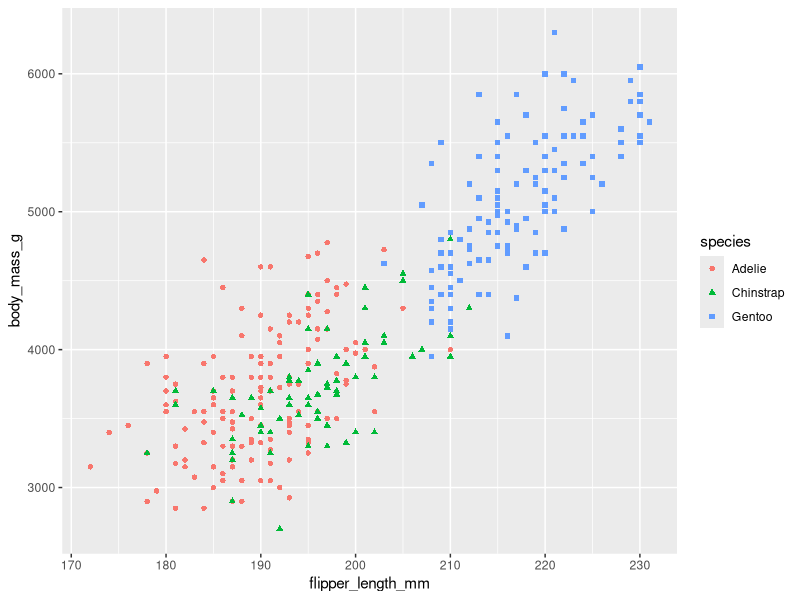
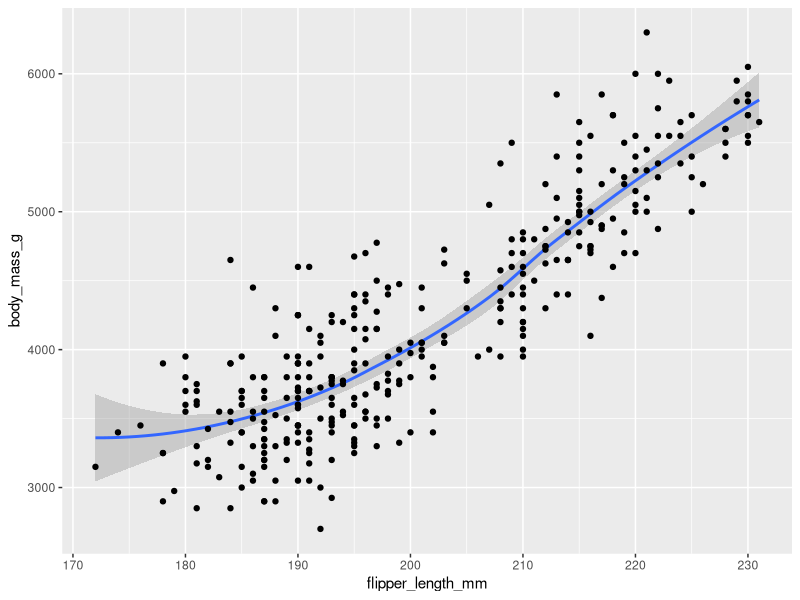
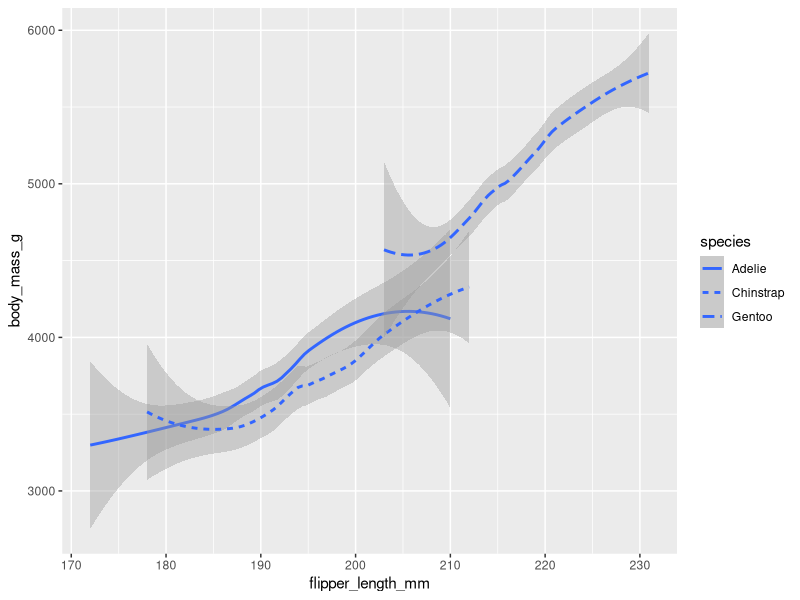
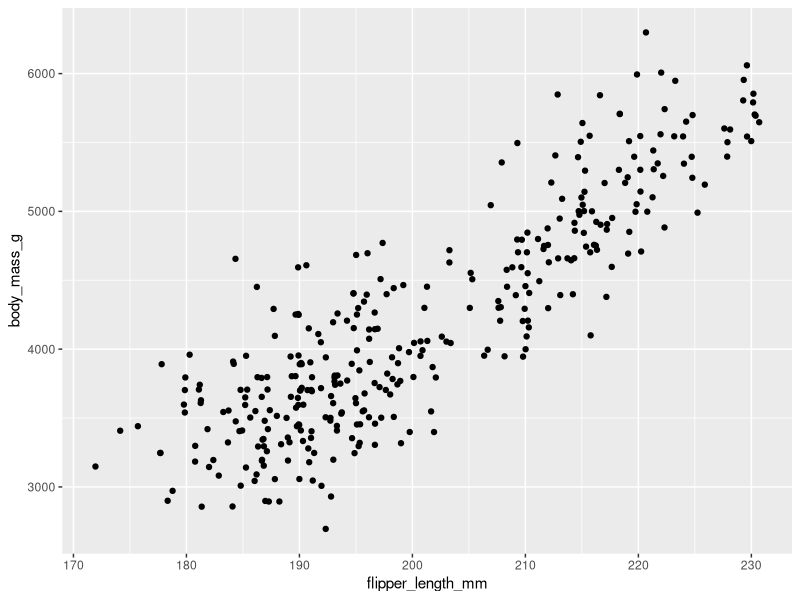
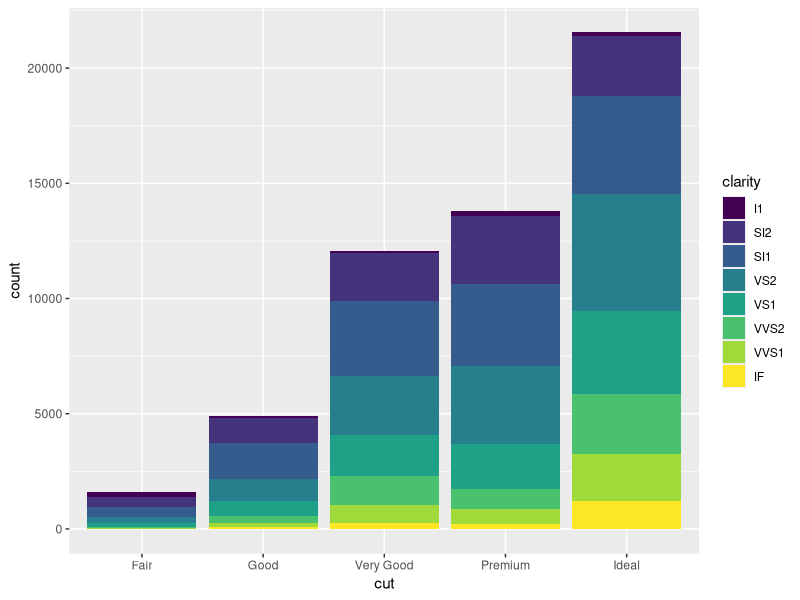
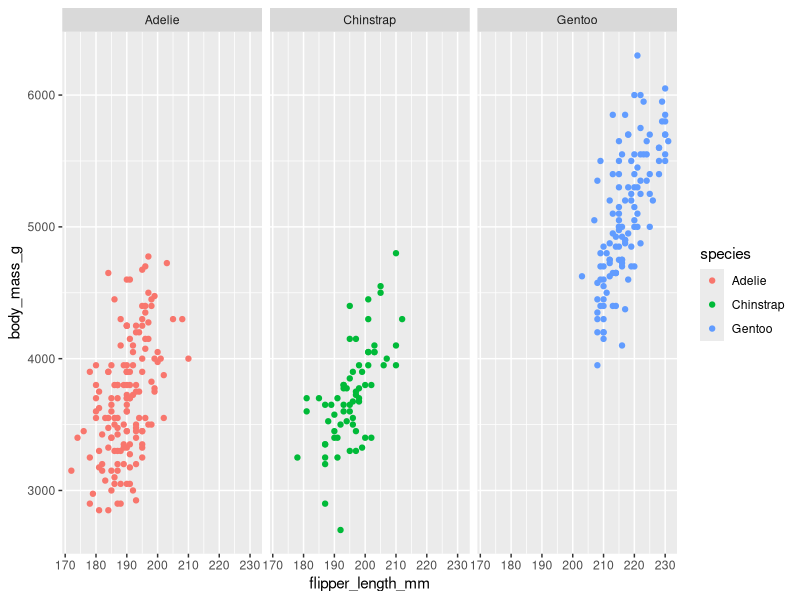
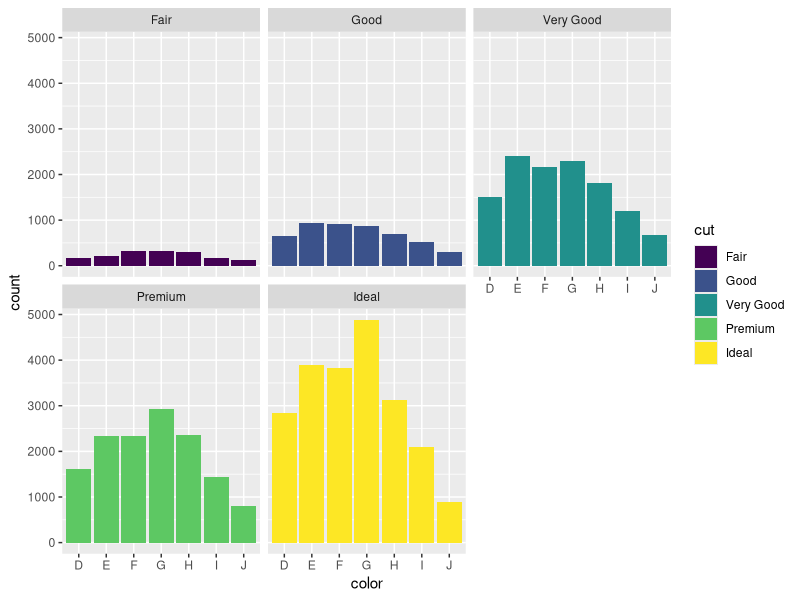
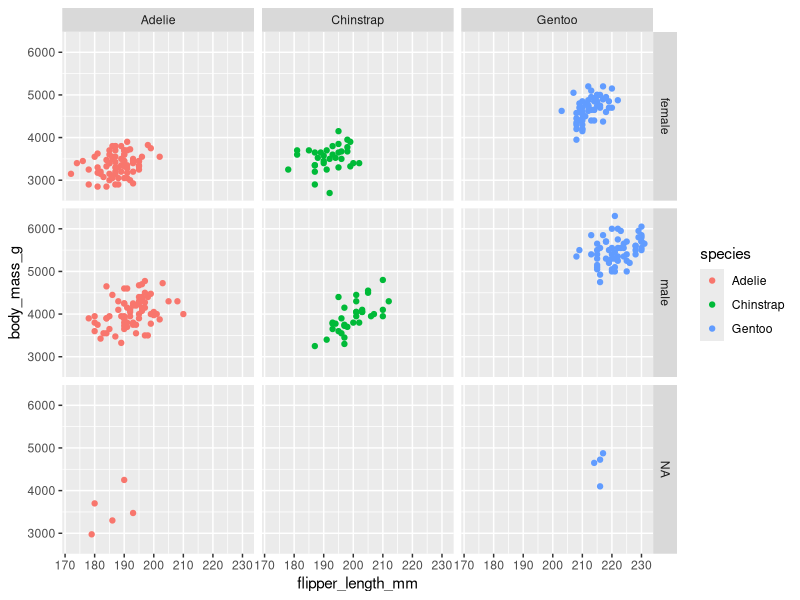

Source code (R) for these figures, in order:
library("ggplot2")
library("palmerpenguins")

#
ggplot(data=penguins)+
  geom_point(mapping=aes(x=flipper_length_mm,y=body_mass_g,color=species,shape=species))
#
ggplot(data=penguins)+
  geom_smooth(mapping=aes(x=flipper_length_mm,y=body_mass_g))+
  geom_point(mapping=aes(x=flipper_length_mm,y=body_mass_g))
#
ggplot(data=penguins)+
  geom_smooth(mapping=aes(x=flipper_length_mm,y=body_mass_g,linetype=species))
#
ggplot(data=penguins)+
  geom_jitter(mapping=aes(x=flipper_length_mm,y=body_mass_g))
#
ggplot(data=diamonds)+
  geom_bar(mapping=aes(x=cut,fill=clarity))
#
ggplot(data=penguins,aes(x=flipper_length_mm,y=body_mass_g))+
  geom_point(aes(color=species))+
  facet_wrap(~species)
#
ggplot(data=diamonds)+
  geom_bar(mapping=aes(x=color,fill=cut))+
  facet_wrap(~cut)
#
ggplot(data=penguins)+
  geom_point(mapping=aes(x=flipper_length_mm,y=body_mass_g,color=species))+
  facet_grid(sex~species)

#title
ggplot(data=penguins)+
  geom_point(mapping=aes(x=flipper_length_mm,y=body_mass_g,color=species))+
  labs(title="Palmer Penguins: Body Mass vs. Flipper Length",subtitle="Sample of three penguins species",
       caption="Data Collected by Dr.kristen Gorman")+
  annotate("text",x=220,y=3500,label="The Gentoos are the largest",color="purple",
           fontface="bold",size=4.5,angle=25)

#making code short 
i<-ggplot(data=penguins)+
  geom_point(mapping=aes(x=flipper_length_mm,y=body_mass_g,color=species))+
  labs(title="Palmer Penguins: Body Mass vs. Flipper Length",subtitle="Sample of three penguins species",
       caption="Data Collected by Dr.kristen Gorman")

#declaring the code short
i+annotate("text",x=220,y=3500,label="The Gentoos are the largest",color="purple",
           fontface="bold",size=4.5,angle=25)

#save the photo
ggsave("Three Penguins Species.png")

  